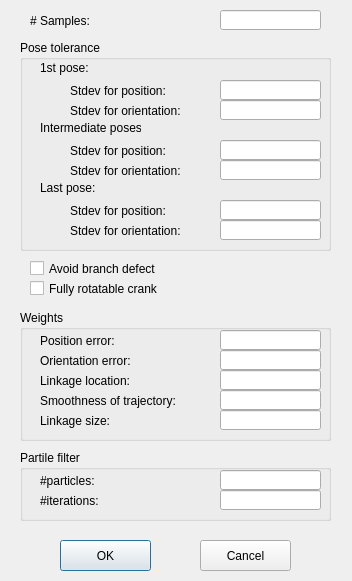
<?xml version="1.0" encoding="UTF-8"?>
<ui version="4.0">
 <class>LinkageSynthesisOptionDialog</class>
 <widget class="QDialog" name="LinkageSynthesisOptionDialog">
  <property name="geometry">
   <rect>
    <x>0</x>
    <y>0</y>
    <width>352</width>
    <height>581</height>
   </rect>
  </property>
  <property name="windowTitle">
   <string>Synthesis Options</string>
  </property>
  <widget class="QLabel" name="label">
   <property name="geometry">
    <rect>
     <x>30</x>
     <y>10</y>
     <width>61</width>
     <height>21</height>
    </rect>
   </property>
   <property name="text">
    <string># Samples:</string>
   </property>
  </widget>
  <widget class="QLineEdit" name="lineEditNumSamples">
   <property name="geometry">
    <rect>
     <x>220</x>
     <y>10</y>
     <width>101</width>
     <height>20</height>
    </rect>
   </property>
  </widget>
  <widget class="QCheckBox" name="checkBoxAvoidBranchDefect">
   <property name="geometry">
    <rect>
     <x>30</x>
     <y>260</y>
     <width>131</width>
     <height>17</height>
    </rect>
   </property>
   <property name="text">
    <string>Avoid branch defect</string>
   </property>
  </widget>
  <widget class="QCheckBox" name="checkBoxRotatableCrank">
   <property name="geometry">
    <rect>
     <x>30</x>
     <y>280</y>
     <width>131</width>
     <height>17</height>
    </rect>
   </property>
   <property name="text">
    <string>Fully rotatable crank</string>
   </property>
  </widget>
  <widget class="QPushButton" name="pushButtonOK">
   <property name="geometry">
    <rect>
     <x>60</x>
     <y>540</y>
     <width>91</width>
     <height>31</height>
    </rect>
   </property>
   <property name="text">
    <string>OK</string>
   </property>
  </widget>
  <widget class="QPushButton" name="pushButtonCancel">
   <property name="geometry">
    <rect>
     <x>200</x>
     <y>540</y>
     <width>91</width>
     <height>31</height>
    </rect>
   </property>
   <property name="text">
    <string>Cancel</string>
   </property>
  </widget>
  <widget class="QGroupBox" name="groupBox">
   <property name="geometry">
    <rect>
     <x>20</x>
     <y>40</y>
     <width>311</width>
     <height>211</height>
    </rect>
   </property>
   <property name="title">
    <string>Pose tolerance</string>
   </property>
   <widget class="QLabel" name="label_2">
    <property name="geometry">
     <rect>
      <x>50</x>
      <y>40</y>
      <width>131</width>
      <height>21</height>
     </rect>
    </property>
    <property name="text">
     <string>Stdev for position:</string>
    </property>
   </widget>
   <widget class="QLineEdit" name="lineEditStdDevPositionFirst">
    <property name="geometry">
     <rect>
      <x>200</x>
      <y>40</y>
      <width>101</width>
      <height>20</height>
     </rect>
    </property>
   </widget>
   <widget class="QLabel" name="label_6">
    <property name="geometry">
     <rect>
      <x>50</x>
      <y>100</y>
      <width>101</width>
      <height>21</height>
     </rect>
    </property>
    <property name="text">
     <string>Stdev for position:</string>
    </property>
   </widget>
   <widget class="QLineEdit" name="lineEditStdDevPositionMiddle">
    <property name="geometry">
     <rect>
      <x>200</x>
      <y>100</y>
      <width>101</width>
      <height>20</height>
     </rect>
    </property>
   </widget>
   <widget class="QLabel" name="label_7">
    <property name="geometry">
     <rect>
      <x>50</x>
      <y>160</y>
      <width>131</width>
      <height>21</height>
     </rect>
    </property>
    <property name="text">
     <string>Stdev for position:</string>
    </property>
   </widget>
   <widget class="QLineEdit" name="lineEditStdDevPositionLast">
    <property name="geometry">
     <rect>
      <x>200</x>
      <y>160</y>
      <width>101</width>
      <height>20</height>
     </rect>
    </property>
   </widget>
   <widget class="QLabel" name="label_8">
    <property name="geometry">
     <rect>
      <x>20</x>
      <y>20</y>
      <width>51</width>
      <height>16</height>
     </rect>
    </property>
    <property name="text">
     <string>1st pose:</string>
    </property>
   </widget>
   <widget class="QLabel" name="label_9">
    <property name="geometry">
     <rect>
      <x>50</x>
      <y>60</y>
      <width>131</width>
      <height>21</height>
     </rect>
    </property>
    <property name="text">
     <string>Stdev for orientation:</string>
    </property>
   </widget>
   <widget class="QLineEdit" name="lineEditStdDevOrientationFirst">
    <property name="geometry">
     <rect>
      <x>200</x>
      <y>60</y>
      <width>101</width>
      <height>20</height>
     </rect>
    </property>
   </widget>
   <widget class="QLabel" name="label_10">
    <property name="geometry">
     <rect>
      <x>20</x>
      <y>80</y>
      <width>101</width>
      <height>16</height>
     </rect>
    </property>
    <property name="text">
     <string>Intermediate poses:</string>
    </property>
   </widget>
   <widget class="QLabel" name="label_11">
    <property name="geometry">
     <rect>
      <x>50</x>
      <y>120</y>
      <width>121</width>
      <height>21</height>
     </rect>
    </property>
    <property name="text">
     <string>Stdev for orientation:</string>
    </property>
   </widget>
   <widget class="QLineEdit" name="lineEditStdDevOrientationMiddle">
    <property name="geometry">
     <rect>
      <x>200</x>
      <y>120</y>
      <width>101</width>
      <height>20</height>
     </rect>
    </property>
   </widget>
   <widget class="QLabel" name="label_12">
    <property name="geometry">
     <rect>
      <x>20</x>
      <y>140</y>
      <width>101</width>
      <height>16</height>
     </rect>
    </property>
    <property name="text">
     <string>Last pose:</string>
    </property>
   </widget>
   <widget class="QLabel" name="label_13">
    <property name="geometry">
     <rect>
      <x>50</x>
      <y>180</y>
      <width>131</width>
      <height>21</height>
     </rect>
    </property>
    <property name="text">
     <string>Stdev for orientation:</string>
    </property>
   </widget>
   <widget class="QLineEdit" name="lineEditStdDevOrientationLast">
    <property name="geometry">
     <rect>
      <x>200</x>
      <y>180</y>
      <width>101</width>
      <height>20</height>
     </rect>
    </property>
   </widget>
  </widget>
  <widget class="QGroupBox" name="groupBox_2">
   <property name="geometry">
    <rect>
     <x>20</x>
     <y>310</y>
     <width>311</width>
     <height>131</height>
    </rect>
   </property>
   <property name="title">
    <string>Weights</string>
   </property>
   <widget class="QLabel" name="label_3">
    <property name="geometry">
     <rect>
      <x>20</x>
      <y>20</y>
      <width>111</width>
      <height>21</height>
     </rect>
    </property>
    <property name="text">
     <string>Position error:</string>
    </property>
   </widget>
   <widget class="QLineEdit" name="lineEditPositionErrorWeight">
    <property name="geometry">
     <rect>
      <x>200</x>
      <y>20</y>
      <width>101</width>
      <height>20</height>
     </rect>
    </property>
   </widget>
   <widget class="QLabel" name="label_4">
    <property name="geometry">
     <rect>
      <x>20</x>
      <y>80</y>
      <width>161</width>
      <height>21</height>
     </rect>
    </property>
    <property name="text">
     <string>Smoothness of trajectory:</string>
    </property>
   </widget>
   <widget class="QLineEdit" name="lineEditTrajectoryWeight">
    <property name="geometry">
     <rect>
      <x>200</x>
      <y>80</y>
      <width>101</width>
      <height>20</height>
     </rect>
    </property>
   </widget>
   <widget class="QLabel" name="label_5">
    <property name="geometry">
     <rect>
      <x>20</x>
      <y>100</y>
      <width>121</width>
      <height>21</height>
     </rect>
    </property>
    <property name="text">
     <string>Linkage size:</string>
    </property>
   </widget>
   <widget class="QLineEdit" name="lineEditSizeWeight">
    <property name="geometry">
     <rect>
      <x>200</x>
      <y>100</y>
      <width>101</width>
      <height>20</height>
     </rect>
    </property>
   </widget>
   <widget class="QLabel" name="label_14">
    <property name="geometry">
     <rect>
      <x>20</x>
      <y>40</y>
      <width>111</width>
      <height>21</height>
     </rect>
    </property>
    <property name="text">
     <string>Orientation error:</string>
    </property>
   </widget>
   <widget class="QLineEdit" name="lineEditOrientationErrorWeight">
    <property name="geometry">
     <rect>
      <x>200</x>
      <y>40</y>
      <width>101</width>
      <height>20</height>
     </rect>
    </property>
   </widget>
   <widget class="QLabel" name="label_15">
    <property name="geometry">
     <rect>
      <x>20</x>
      <y>60</y>
      <width>111</width>
      <height>21</height>
     </rect>
    </property>
    <property name="text">
     <string>Linkage location:</string>
    </property>
   </widget>
   <widget class="QLineEdit" name="lineEditLinkageLocationWeight">
    <property name="geometry">
     <rect>
      <x>200</x>
      <y>60</y>
      <width>101</width>
      <height>20</height>
     </rect>
    </property>
   </widget>
  </widget>
  <widget class="QGroupBox" name="groupBox_3">
   <property name="geometry">
    <rect>
     <x>20</x>
     <y>450</y>
     <width>311</width>
     <height>71</height>
    </rect>
   </property>
   <property name="title">
    <string>Partile filter</string>
   </property>
   <widget class="QLabel" name="label_16">
    <property name="geometry">
     <rect>
      <x>20</x>
      <y>20</y>
      <width>111</width>
      <height>21</height>
     </rect>
    </property>
    <property name="text">
     <string>#particles:</string>
    </property>
   </widget>
   <widget class="QLabel" name="label_17">
    <property name="geometry">
     <rect>
      <x>20</x>
      <y>40</y>
      <width>111</width>
      <height>21</height>
     </rect>
    </property>
    <property name="text">
     <string>#iterations:</string>
    </property>
   </widget>
   <widget class="QLineEdit" name="lineEditNumParticles">
    <property name="geometry">
     <rect>
      <x>200</x>
      <y>20</y>
      <width>101</width>
      <height>20</height>
     </rect>
    </property>
   </widget>
   <widget class="QLineEdit" name="lineEditNumIterations">
    <property name="geometry">
     <rect>
      <x>200</x>
      <y>40</y>
      <width>101</width>
      <height>20</height>
     </rect>
    </property>
   </widget>
  </widget>
 </widget>
 <layoutdefault spacing="6" margin="11"/>
 <resources/>
 <connections/>
</ui>
